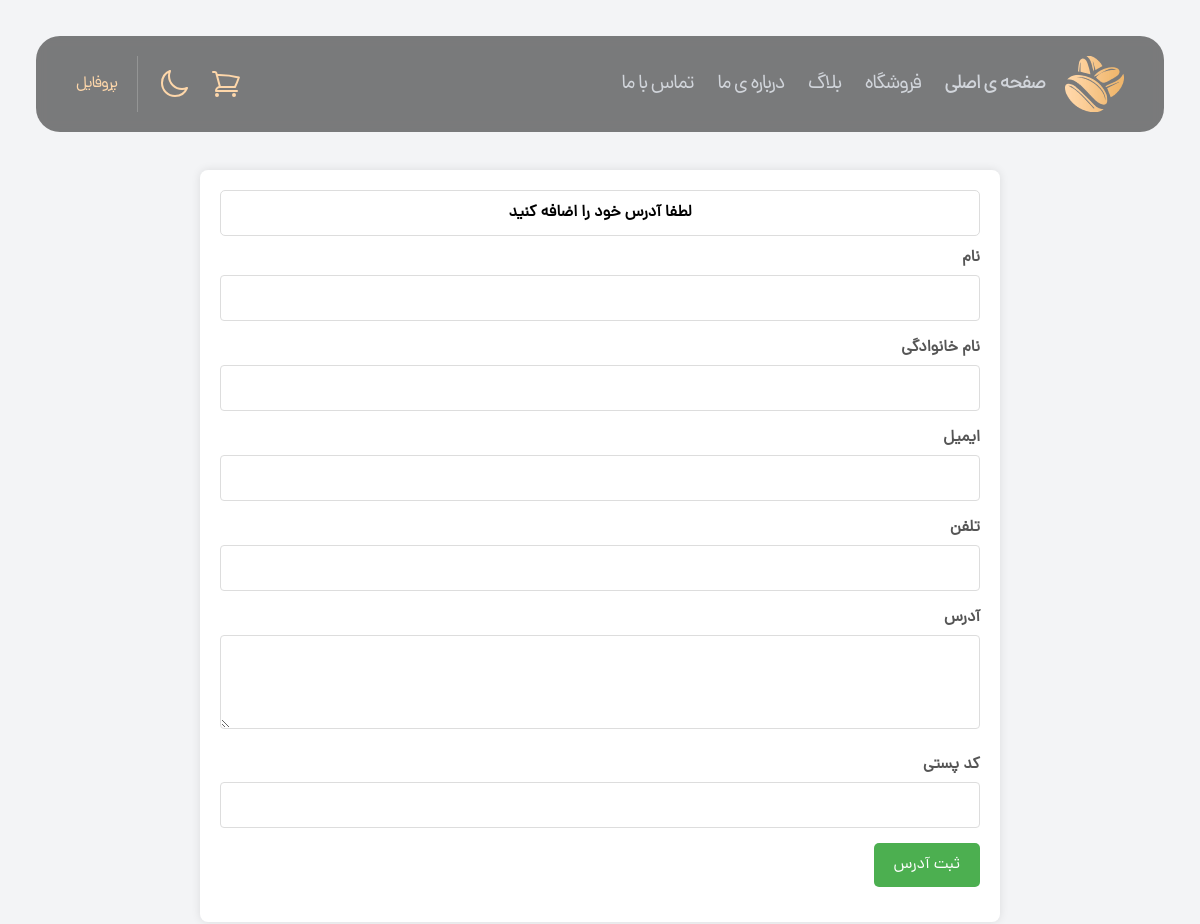
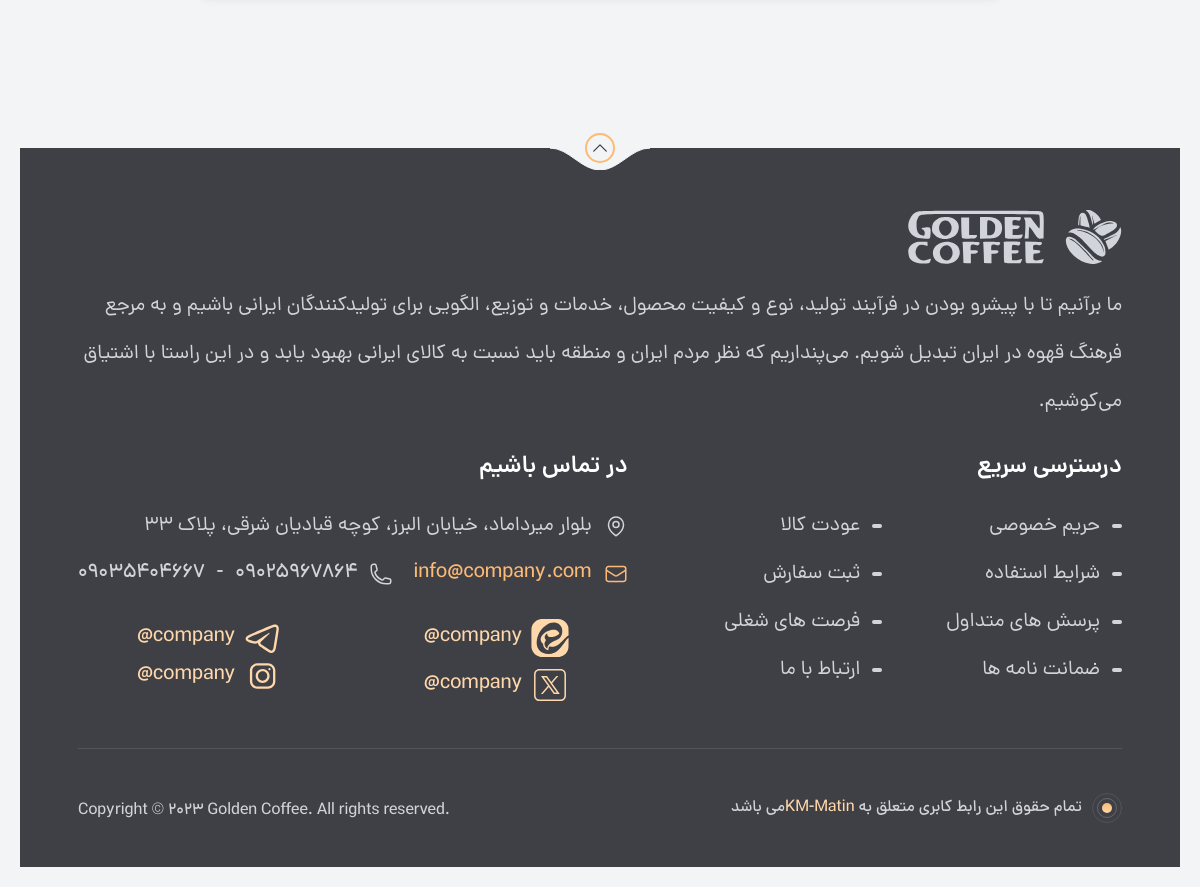
/account/addaddress/ (signed in), run on the app's committed database (2 pictures, top to bottom).
### home_app/models.py (models this page shows, shortened)
class Footer(models.Model):
    name = models.CharField(verbose_name='اسم شرکت',null=True , blank=True , max_length=100)
    description = models.TextField(verbose_name='توضیحات فوتر')
    address = models.TextField(verbose_name='آدرس شرکت')
    email = models.EmailField(verbose_name='ایمیل شرکت')
    phone = models.ManyToManyField(PhoneCompany, verbose_name='شماره‌های تلفن شرکت')
    instagram = models.URLField(verbose_name='آدرس اینستاگرام شرکت', null=True, blank=True)
    id_instagram = models.CharField(max_length=50, verbose_name='آیدی اینستاگرام شرکت', null=True, blank=True)
    telegram = models.URLField(verbose_name='آدرس تلگرام شرکت', null=True, blank=True)
    id_telegram = models.CharField(max_length=50, verbose_name='آیدی تلگرام شرکت', null=True, blank=True)
    eitaa = models.URLField(verbose_name='آدرس ایتا شرکت', null=True, blank=True)
    id_eitaa = models.CharField(max_length=50, verbose_name='آیدی ایتا شرکت', null=True, blank=True)
    twitter = models.URLField(verbose_name='آدرس توییتر شرکت', null=True, blank=True)
    id_twitter = models.CharField(max_length=50, verbose_name='آیدی توییتر شرکت', null=True, blank=True)

class PhoneCompany(models.Model):
    phone = models.CharField(max_length=15, verbose_name='شماره تلفن')
    def __str__(self):
        return self.phone

### account_app/views.py (the view, shortened to what this page needs)
# urls.py: path('addaddress/', views.AddAddressView.as_view(), name='addAddress'),
@method_decorator(login_required, name='dispatch')
class AddAddressView(CreateView):
    model = Address
    form_class = AddressForm
    template_name = 'account_app/add_address.html'

### product_app/forms.py
class AddressForm(forms.ModelForm):
    class Meta:
        model = Address
        fields = ['first_name', 'last_name', 'email', 'phone', 'address', 'postal_code']
        widgets = {
            'address': forms.Textarea(attrs={'rows': 3}),
        }

### home_app/context_processors.py (called while the page is built)
def user_cart_context(request):
    footer_info = Footer.objects.all().first()
    phone_company = PhoneCompany.objects.all()
    if request.user.is_authenticated:
        user = request.user
        order = Order.objects.filter(user=user, status="notRegistered").first()
        count = order.items.count() if order else 0
        return {
            'user': user,
            'order': order,
            'count': count,
            'footer_info': footer_info,
            'phone_company': phone_company
        }
    return {'footer_info': footer_info,
            'phone_company': phone_company}

### account_app/templates/account_app/add_address.html (shortened to what this page needs)
{% extends 'base.html' %}
{% block main %}
	<body>
    <main class="py-[150px]">
        <div class="container">
        <div class="hint-address">
            <p><strong>لطفا آدرس خود را اضافه کنید</strong></p>
        </div>
        <form method="post" action="{% url 'account_app:addAddress' %}">
            <div class="form-group">
                <label for="first_name">نام</label>
                {{ form.first_name }}
            </div>
            <div class="form-group">
                <label for="last_name">نام خانوادگی</label>
                {{ form.last_name }}
            </div>
            <div class="form-group">
                <label for="email">ایمیل</label>
                {{ form.email }}
            </div>
            <div class="form-group">
                <label for="phone">تلفن</label>
                {{ form.phone }}
            </div>
            <div class="form-group">
                <label for="address">آدرس</label>
                {{ form.address }}
            </div>
            <div class="form-group">
                <label for="postal_code">کد پستی</label>
                {{ form.postal_code }}
            </div>
            <div class="form-group">
                <button type="submit">ثبت آدرس</button>
            </div>
        </form>
    </div>
    </main>
</body>
{% endblock %}

### templates/includes/home_page/footer.html
{% load static %}
<footer class="relative bg-zinc-700 py-8 md:pb-11 pt-[62px]">
    <svg
            class="rotate-180 absolute top-0 right-0 left-0 mx-auto hidden md:inline-block text-gray-100 dark:text-zinc-800 w-[100px] h-[22px]">
        <use href="#curve"></use>
    </svg>
    <div
            class="absolute top-0 right-0 left-0 mx-auto -translate-y-2/4 hidden md:flex items-center justify-center w-[30px] h-[30px] border-2 border-orange-300 rounded-full">
        <svg class="w-5 h-5 text-zinc-700 dark:text-white rotate-180">
            <use href="#chevron-down"></use>
        </svg>
    </div>
    <div class="sm:w-[94%] lg:w-[90%] px-4 md:px-0 mx-auto text-gray-300">
        <div class="flex flex-wrap justify-between">
            <div>
                <div class="flex gap-x-5 mb-6 md:mb-4.5 text-gray-300">
                    <svg class="w-[57px] h-[54px]">
                        <use href="#logo"></use>
                    </svg>
                    <svg class="w-[138px] h-[54px]">
                        <use href="#logo-type"></use>
                    </svg>
                </div>
                <p class="max-w-[606px] lg:max-w-full xl:max-w-[606px] text-lg md:text-xl/[48px]">
                    {{ footer_info.description }}
                </p>
            </div>
            <div class="mt-10 md:mt-[26px]">
                <h4 class="font-DanaDemiBold text-2xl text-white mb-6 md:mb-7">درسترسی سریع</h4>
                <div class="grid grid-cols-2 gap-y-2.5 gap-x-10 md:gap-y-5 md:gap-x-16">
                    <a href="{% url 'home_app:guarantee' %}"
                       class="flex items-center gap-x-2 md:gap-x-3 md:text-xl hover:text-orange-300 transition-all">
                            <span class="inline-block w-2 md:w-2.5 h-1 bg-current rounded-full">
                            </span>
                        حریم خصوصی
                    </a>
                    <a href="{% url 'home_app:guarantee' %}"
                       class="flex items-center gap-x-2 md:gap-x-3 md:text-xl hover:text-orange-300 transition-all">
                            <span class="inline-block w-2 md:w-2.5 h-1 bg-current rounded-full">
                            </span>
                        عودت کالا
                    </a>
                    <a href="{% url 'home_app:guarantee' %}"
                       class="flex items-center gap-x-2 md:gap-x-3 md:text-xl hover:text-orange-300 transition-all">
                            <span class="inline-block w-2 md:w-2.5 h-1 bg-current rounded-full">
                            </span>
                        شرایط استفاده
                    </a>
                    <a href="{% url 'product_app:order_detail' %}"
                       class="flex items-center gap-x-2 md:gap-x-3 md:text-xl hover:text-orange-300 transition-all">
                            <span class="inline-block w-2 md:w-2.5 h-1 bg-current rounded-full">
                            </span>
                        ثبت سفارش
                    </a>
                    <a href="{% url 'home_app:FAQ' %}"
                       class="flex items-center gap-x-2 md:gap-x-3 md:text-xl hover:text-orange-300 transition-all">
                            <span class="inline-block w-2 md:w-2.5 h-1 bg-current rounded-full">
                            </span>
                        پرسش های متداول
                    </a>
                    <a href="#"
                       class="flex items-center gap-x-2 md:gap-x-3 md:text-xl hover:text-orange-300 transition-all">
                            <span class="inline-block w-2 md:w-2.5 h-1 bg-current rounded-full">
                            </span>
                        فرصت های شغلی
                    </a>
                    <a href="{% url 'home_app:guarantee' %}"
                       class="flex items-center gap-x-2 md:gap-x-3 md:text-xl hover:text-orange-300 transition-all">
                            <span class="inline-block w-2 md:w-2.5 h-1 bg-current rounded-full">
                            </span>
                        ضمانت نامه ها
                    </a>
                    <a href="{% url 'account_app:contact_form_submit' %}"
                       class="flex items-center gap-x-2 md:gap-x-3 md:text-xl hover:text-orange-300 transition-all">
                            <span class="inline-block w-2 md:w-2.5 h-1 bg-current rounded-full">
                            </span>
                        ارتباط با ما
                    </a>
                </div>
            </div>
            <div class="mt-10 md:mt-[26px]">
                <h4 class="font-DanaDemiBold text-2xl text-white mb-6 md:mb-7">در تماس باشیم</h4>
                <div class="md:text-xl mb-6 md:mb-10">
                        <span class="flex items-center gap-x-2 md:gap-x-3 text-xl mb-4 md:mb-5">
                            <svg class="w-5 md:w-6 h-5 md:h-6 shrink-0">
                                <use href="#map-pin"></use>
                            </svg>
{{ footer_info.address }}
                        </span>
                    <div class="flex flex-wrap gap-x-5 gap-y-4 font-DanaMedium">
                        <a href="mailto:info@Coffee.com"
                           class="flex items-center gap-x-2 md:gap-x-3 text-xl text-orange-300">
                            <svg class="w-5 md:w-6 h-5 md:h-6">
                                <use href="#envelope"></use>
                            </svg>
                            <span>{{ footer_info.email }}</span>
                        </a>
                        <div class="flex items-center gap-x-2 md:gap-x-3 text-xl">
                            <svg class="w-5 md:w-6 h-5 md:h-6">
                                <use href="#phone"></use>
                            </svg>
                            {% for phone in phone_company %}
                                <span class="ltr-text">{{ phone }}</span>
                                {% if not phone_company.last == phone %}
                                    -
                                {% endif %}
                            {% endfor %}
                        </div>
                    </div>
                </div>
                <div
                        class="flex grid grid-cols-2 gap-x-1.5 md:gap-x-6 font-DanaMedium md:text-xl child:flex child:flex-grow child:justify-center child:items-center child:gap-x-2 ltr-text">
                    {% if footer_info.telegram %}
                    	<a href="{{ footer_info.telegram }}" class="border-orange-200 text-orange-200 rounded-xl h-1/2">
                        {{ footer_info.id_telegram }}
                        <svg class="w-[26px] h-[26px] md:w-[38px] md:h-[38px]">
                            <use href="#telegram"></use>
                        </svg>
                    </a>
                    {% endif %}
                    {% if footer_info.eitaa %}
                    	<a href="{{ footer_info.eitaa }}" class="border-orange-200 text-orange-200 rounded-xl h-1/2">
                        {{ footer_info.id_eitaa }}
                        <svg class="w-[26px] h-[26px] md:w-[38px] md:h-[38px]">
                            <use href="#eitaa" style=""></use>
                        </svg>
                    </a>
                    {% endif %}
                {% if footer_info.instagram %}
                    	<a href="{{ footer_info.instagram }}" class="border-orange-200 text-orange-200 rounded-xl h-1/2">
                        {{ footer_info.id_instagram }}
                        <svg class="w-[26px] h-[26px] md:w-[38px] md:h-[38px]">
                            <use href="#instagram"></use>
                        </svg>
                    </a>
                    {% endif %}
{% if footer_info.twitter %}
                    <a href="{{ footer_info.twitter }}" class="border-orange-200 text-orange-200 rounded-xl">
                        {{ footer_info.id_twitter }}
                        <svg class="w-[26px] h-[26px] md:w-[38px] md:h-[38px]">
                            <use href="#x" style=""></use>
                        </svg>
                    </a>
{% endif %}
                </div>
            </div>
        </div>
        <div class="flex flex-wrap justify-between items-center gap-x-4 font-DanaMedium text-xs/5 md:text-base border-t border-t-white/10 pt-10 md:pt-11 mt-10 md:mt-11">
            <div class="flex items-center gap-x-2.5">
                <div class="flex-center flex-shrink-0 w-[30px] h-[30px] border border-white/10 rounded-full">
                    <div class="flex-center w-5 h-5 border border-white/20 rounded-full">
                        <div class="w-2.5 h-2.5 bg-gradient-to-t from-orange-200 to-orange-300 rounded-full"></div>
                    </div>
                </div>
                <p>تمام حقوق این رابط کابری متعلق به <span class="text-orange-200">KM-Matin</span>می باشد</p>
            </div>
            <span class="ltr-text mt-auto">Copyright © 2023 Golden Coffee. All rights reserved.</span>
        </div>
    </div>
</footer>

### account_app/templates/account_app/add_address.html (style rules this page uses)
body { font-family: Arial, sans-serif; background-color: #f4f4f4; margin: 0; padding: 20px; }
.container { max-width: 800px; margin: 0 auto; background: #fff; padding: 20px; border-radius: 8px; box-shadow: 0 0 10px rgba(0,0,0,0.1); }
.form-group { margin-bottom: 15px; }
.form-group label { display: block; margin-bottom: 5px; font-weight: bold; color: #555; }
.form-group input, .form-group textarea { width: 100%; padding: 10px; border: 1px solid #ddd; border-radius: 4px; box-sizing: border-box; }
.form-group textarea { resize: vertical; }
.form-group button { background-color: #4CAF50; color: white; border: none; padding: 10px 20px; border-radius: 5px; cursor: pointer; }
.hint-address { text-align: center; justify-items: center; padding: 10px; border: 1px solid #ddd; margin-bottom: 10px; border-radius: 5px; display: block; text-decoration: none; color: inherit; }

### data on the page
Footer: description "ما برآنیم تا با پیشرو بودن در فرآیند تولید، نوع و کیفیت محصول، خدمات و توزیع، الگویی برای تولیدکنندگان ایرانی باشیم و به مرجع فرهنگ قهوه در ایران تبدیل شویم. می‌پنداریم که نظر مردم ایران و منطقه باید نسبت به کالای ایرانی بهبود یابد و در این راستا با اشتیاق می‌کوشیم.", address "بلوار میرداماد، خیابان البرز، کوچه قبادیان شرقی، پلاک ۳۳", email "info@company.com", id_telegram "@company", id_eitaa "@company", id_instagram "@company", id_twitter "@company"
PhoneCompany: phone "09025967864"
PhoneCompany: phone "09035404667"
